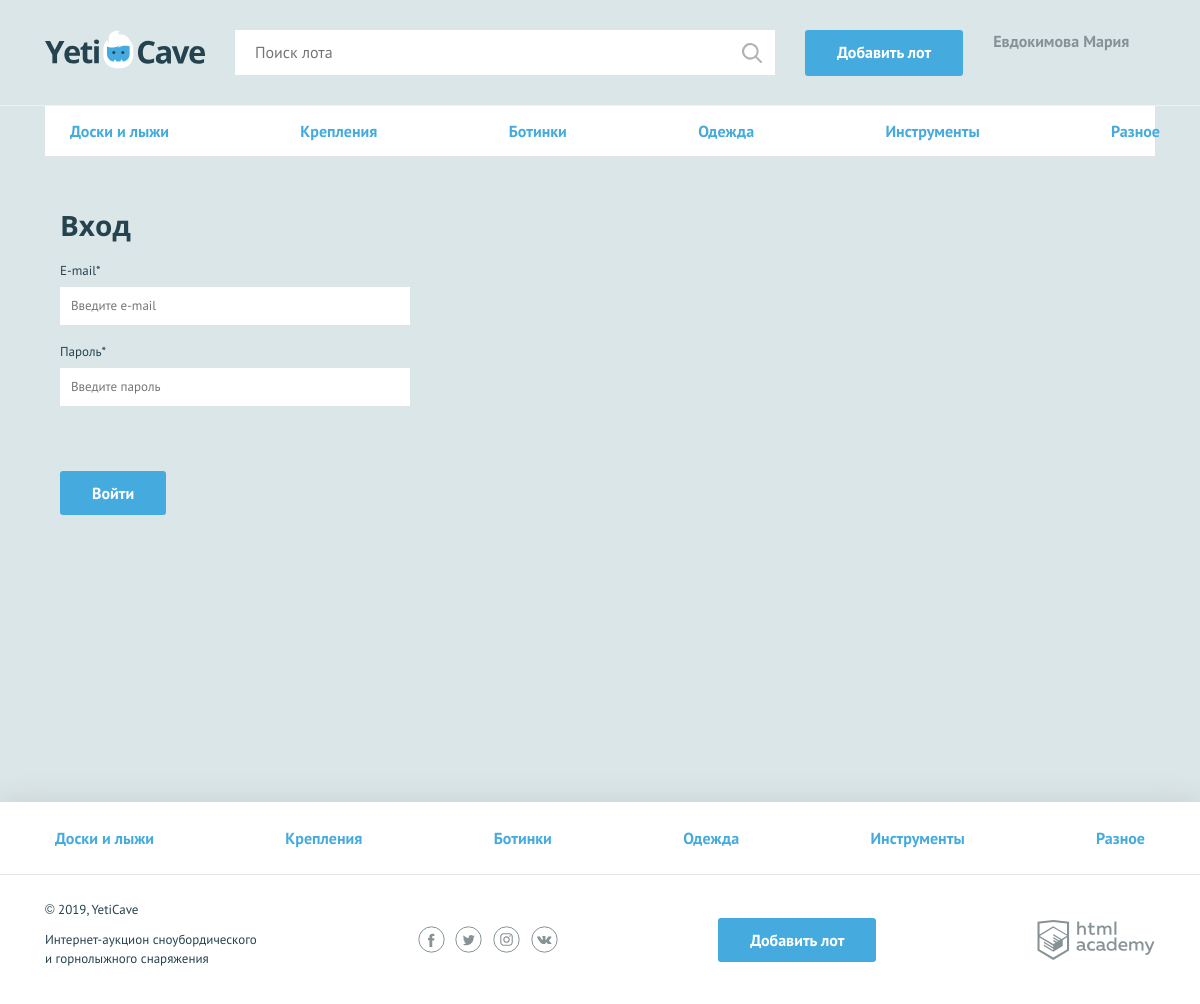
/page_content/login.php, run on the app's committed database.
### tables this page shows
CREATE TABLE categories (
  id_category MEDIUMINT NOT NULL AUTO_INCREMENT PRIMARY KEY,
  category_name VARCHAR(128) UNIQUE NOT NULL
);

### functions/functions.php (called while the page is built, shortened)
<?php
function include_template($name, $data) {
    $name = $_SERVER['DOCUMENT_ROOT'] . '/templates/' . $name;
    extract($data);
    require $name;
    $result = ob_get_clean();
    return $result;
}

### functions/data_functions.php (called while the page is built, shortened)
<?php
function get_link()
{
    $link = mysqli_connect("localhost", "root", "", "yeticave");
    mysqli_set_charset($link, "utf8");
    if (!$link) {
        $error = mysqli_connect_error();
        $layout_content = include_template('error.php', ['error' => $error]);
        print($layout_content);
        exit(1);
    }
    else {
        return $link;
    }
}
function get_categories()
{
    $sql = 'SELECT id_category, category_name FROM categories ORDER BY id_category';
    $result = mysqli_query(get_link(), $sql);
    $categories = mysqli_fetch_all($result, MYSQLI_ASSOC);
    return $categories;
}

### boot.php (called while the page is built, shortened)
<?php
$is_auth=rand(0,1);
$user_name = 'Евдокимова Мария';
require_once('functions/functions.php');
require_once ('functions/data_functions.php');

### templates/login.php (the view, shortened to what this page needs)
<main>
  <nav class="nav">
    <ul class="nav__list container">
        <?php foreach ($categories as $value): ?>
            <li class="nav__item">
                <a href="all-lots.html"><?=$value['category_name'];?></a>
            </li>
        <?php endforeach; ?>
    </ul>
  </nav>
  <form class="form container" action="https://echo.htmlacademy.ru" method="post">
    <h2>Вход</h2>
    <div class="form__item">
      <label for="email">E-mail*</label>
      <input id="email" type="text" name="email" placeholder="Введите e-mail" required>
    </div>
    <div class="form__item form__item--last">
      <label for="password">Пароль*</label>
      <input id="password" type="text" name="password" placeholder="Введите пароль" required>
    </div>
    <button type="submit" class="button">Войти</button>
  </form>
</main>

### templates/layout.php (shortened to what this page needs)
<!DOCTYPE html>
<html lang="ru">
<head>
    <link href="/css/normalize.min.css" rel="stylesheet">
    <link href="/css/style.css" rel="stylesheet">
</head>
<body>
<div class="page-wrapper">
    <header class="main-header">
        <div class="main-header__container container">
            <a class="main-header__logo" href="/index.php">
                <img src="/img/logo.svg" width="160" height="39" alt="Логотип компании YetiCave">
            </a>
            <form class="main-header__search" method="get" action="https://echo.htmlacademy.ru">
                <input type="search" name="search" placeholder="Поиск лота">
                <input class="main-header__search-btn" type="submit" name="find" value="Найти">
            </form>
            <a class="main-header__add-lot button" href="/page_content/add.php">Добавить лот</a>
            <nav class="user-menu">
                <?php if ($is_auth == 1): ?>
                    <div class="user-menu__logged">
                        <p><?=$user_name; ?></p>
                    </div>
                <?php endif; ?>
            </nav>
        </div>
    </header>
    <main class="container">
        <?=$content;?>
    </main>
</div>
<footer class="main-footer">
    <nav class="nav">
        <ul class="nav__list container">
            <?php foreach ($categories as $value): ?>
                <li class="nav__item">
                    <a href="pages/all-lots.html"><?=$value['category_name'];?></a>
                </li>
            <?php endforeach; ?>
        </ul>
    </nav>
    <div class="main-footer__bottom container">
        <div class="main-footer__copyright">
            <p>© 2019, YetiCave</p>
            <p>Интернет-аукцион сноубордического и горнолыжного снаряжения</p>
        </div>
        <div class="main-footer__social social">
            <a class="social__link social__link--facebook" href="#">
            </a>
            <a class="social__link social__link--twitter" href="#">
            </a>
            <a class="social__link social__link--instagram" href="#">
            </a>
            <a class="social__link social__link--vkontakte" href="#">
            </a>
        </div>
        <a class="main-footer__add-lot button" href="/page_content/add.php">Добавить лот</a>
        <div class="main-footer__developed-by">
            <a class="logo-academy" href="https://htmlacademy.ru/intensive/php">
            </a>
        </div>
    </div>
</footer>
</body>
</html>

### css/style.css (style rules this page uses)
html, body { height: 100%; }
.page-wrapper { display: flex; flex-direction: column; min-height: 100%; margin-bottom: -202px; }
.page-wrapper::after { content: ""; display: block; }
.page-wrapper::after { height: 85px; }
main { margin-bottom: 202px; }
body { min-width: 1140px; background-color: #dbe6e9; font-family: "PT Sans", sans-serif; font-weight: 400; font-size: 16px; line-height: 26px; color: #25434e; }
a { text-decoration: none; }
h2 { margin: 0; font-family: "Open Sans", sans-serif; font-size: 28px; line-height: 35px; font-weight: 700; }
.container { width: 1110px; margin: 0 auto; padding: 0 15px; }
main.container { margin-bottom: 202px; }
.button { display: block; padding: 9px 32px; background-color: #45abde; color: #ffffff; text-align: center; font-weight: 700; border: none; border-radius: 3px; }
.main-header { padding: 30px 0 29px; border-bottom: 1px solid rgba(255, 255, 255, 0.5); }
.main-header__container { display: -webkit-flex; display: -ms-flexbox; display: flex; -webkit-justify-content: flex-start; -ms-flex-pack: start; justify-content: flex-start; }
.main-header__logo { display: block; margin-right: 30px; }
.main-header__search { position: relative; width: 540px; margin-right: 30px; }
.main-header__search input[type="search"] { width: 100%; padding: 8px 19px 9px 19px; border: 1px solid #ffffff; }
.main-header__search-btn { content: ""; position: absolute; top: 3px; right: 3px; width: 20px; height: 20px; padding: 20px; background: url("../img/search.svg") center no-repeat; opacity: 0.3; border: 0; font-size: 0; }
.main-header__add-lot { max-width: 160px; margin-right: 30px; }
.user-menu { display: -webkit-flex; display: -ms-flexbox; display: flex; }
.user-menu__logged { color: #879296; line-height: 22px; }
.user-menu__logged p { font-weight: 700; margin: 0; }
.main-footer { background-color: #ffffff; box-shadow: 0 0 30px 0 rgba(0, 0, 0, 0.1); }
.main-footer__bottom { display: -webkit-flex; display: -ms-flexbox; display: flex; -webkit-justify-content: space-between; -ms-flex-pack: justify; justify-content: space-between; -webkit-align-items: center; -ms-flex-align: center; align-items: center; padding: 25px 0; }
.main-footer__copyright { max-width: 212px; }
.main-footer__copyright p { margin: 0; margin-bottom: 11px; font-size: 13px; line-height: 19px; }
.main-footer__social { width: 140px; }
.social { display: -webkit-flex; display: -ms-flexbox; display: flex; -webkit-justify-content: space-between; -ms-flex-pack: justify; justify-content: space-between; -webkit-flex-wrap: wrap; -ms-flex-wrap: wrap; flex-wrap: wrap; }
.social__link { width: 27px; height: 27px; }
.logo-academy { display: block; width: 118px; height: 40px; }
.nav { background-color: #ffffff; border-bottom: 1px solid #e1e6e7; }
.nav__list { display: -webkit-flex; display: -ms-flexbox; display: flex; -webkit-justify-content: space-between; -ms-flex-pack: justify; justify-content: space-between; -webkit-flex-wrap: wrap; -ms-flex-wrap: wrap; flex-wrap: wrap; list-style: none; }
.nav__item a { position: relative; display: block; padding: 12px 10px; font-weight: 700; color: #45abde; }
.nav__item a::before { content: ""; display: none; position: absolute; bottom: 0; width: calc(100% - 20px); height: 3px; background-color: #e2e5e6; }
.main-footer .nav__item a { padding: 23px 10px; }
.form { padding-top: 51px; }
.form h2 { padding-bottom: 15px; }
.form__item { width: 350px; margin: 0; margin-bottom: 14px; font-size: 13px; }
.form__item label { display: block; margin-bottom: 3px; }
.form__item input, .form__item textarea { display: block; width: 100%; padding: 5px 10px; border: 1px solid #ffffff; box-sizing: border-box; }
.form__item--last { margin-bottom: 65px; }
.form .button { display: inline-block; vertical-align: middle; margin-right: 20px; }

### data on the page
categories: category_name "Доски и лыжи"
categories: category_name "Крепления"
categories: category_name "Ботинки"
categories: category_name "Одежда"
categories: category_name "Инструменты"
categories: category_name "Разное"

### other printed values
$user_name "Евдокимова Мария"
